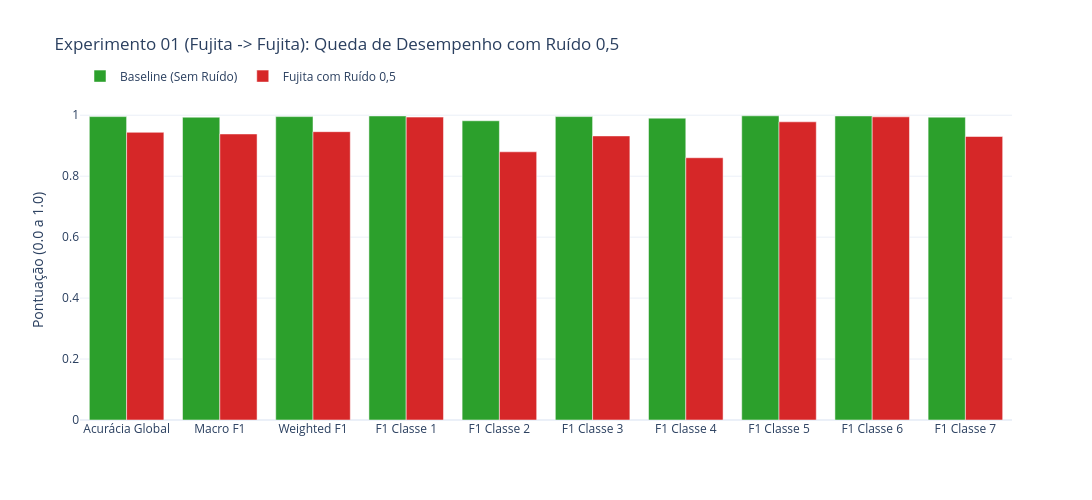

Notebook cell for this chart:
### Code cell
# 7. Gráfico 4 — Comparativo de Desempenho (Baseline Limpo vs. Ruído 0,5)
fig_comp = plotar_comparativo(
    relatorio_limpo, relatorio_ruido,
    "Experimento 01 (Fujita -> Fujita): Queda de Desempenho com Ruído 0,5",
    nome_cenario_ruido="Fujita com Ruído 0,5"
)
fig_comp.show()

acc_limpo = relatorio_limpo["accuracy"]
acc_ruido = relatorio_ruido["accuracy"]
macro_limpo = relatorio_limpo["macro avg"]["f1-score"]
macro_ruido = relatorio_ruido["macro avg"]["f1-score"]

print("=" * 60)
print(f"Acurácia Global   : {acc_limpo*100:.2f}% -> {acc_ruido*100:.2f}% (Queda de {(acc_limpo - acc_ruido)*100:+.2f} p.p.)")
print(f"Macro F1-Score    : {macro_limpo*100:.2f}% -> {macro_ruido*100:.2f}% (Queda de {(macro_limpo - macro_ruido)*100:+.2f} p.p.)")
print("=" * 60)

### Figure 1 — Plotly figure (JSON) as saved in the notebook; plotly's stock layout.template omitted (floating-point values rounded to 4 significant figures)
{"data": [{"marker": {"color": "#2ca02c"}, "name": "Baseline (Sem Ruído)", "type": "bar", "x": ["Acurácia Global", "Macro F1", "Weighted F1", "F1 Classe 1", "F1 Classe 2", "F1 Classe 3", "F1 Classe 4", "F1 Classe 5", "F1 Classe 6", "F1 Classe 7"], "y": [0.9955, 0.9936, 0.9955, 0.9977, 0.9818, 0.9956, 0.9905, 0.9981, 0.9977, 0.9938]}, {"marker": {"color": "#d62728"}, "name": "Fujita com Ruído 0,5", "type": "bar", "x": ["Acurácia Global", "Macro F1", "Weighted F1", "F1 Classe 1", "F1 Classe 2", "F1 Classe 3", "F1 Classe 4", "F1 Classe 5", "F1 Classe 6", "F1 Classe 7"], "y": [0.944, 0.9386, 0.946, 0.9939, 0.88, 0.9321, 0.8606, 0.9784, 0.9948, 0.9302]}], "layout": {"barmode": "group", "height": 500, "legend": {"orientation": "h", "y": 1.12}, "title": {"text": "Experimento 01 (Fujita -> Fujita): Queda de Desempenho com Ruído 0,5"}, "width": 1100, "yaxis": {"range": [0, 1.05], "title": {"text": "Pontuação (0.0 a 1.0)"}}}}
